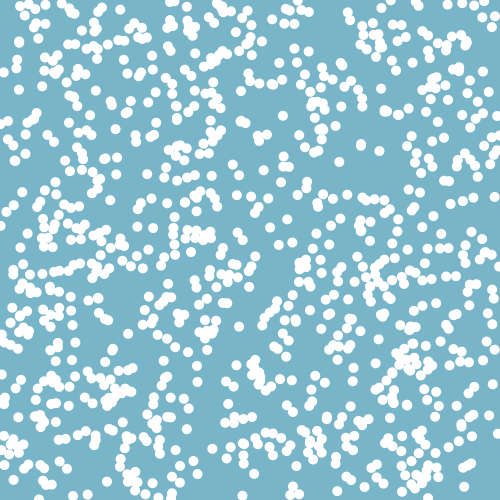
Frame 1 (no input)
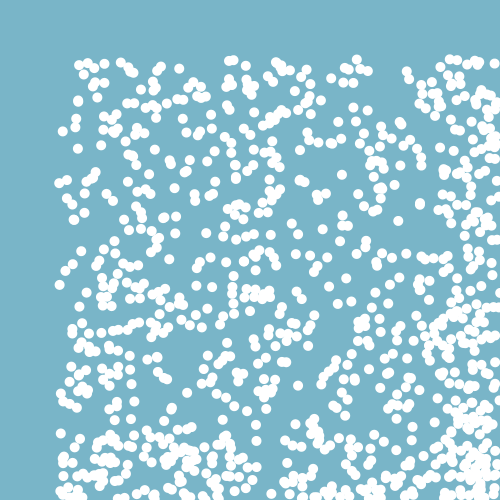
Frame 60 (the mouse pressed at the canvas centre just before this capture)
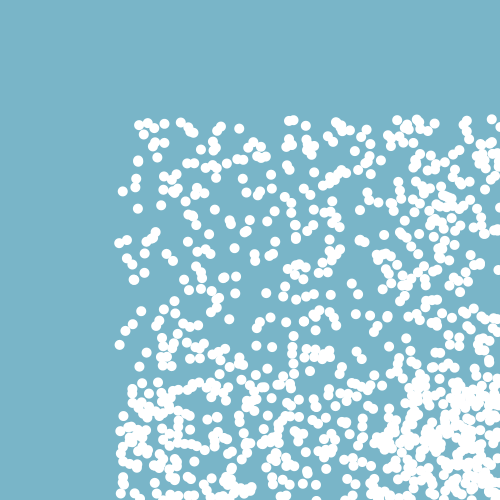
Frame 120 (the mouse held since frame 60 and released just before this capture)

The Processing sketch that drew these frames (run headless with seeded random() and noise(); from frame 60 on, the mouse is pressed at the canvas centre):

// Processing sketch: processing_33738
// ── processing_33738.pde

int numCircles = 1000;
float [] circleX = new float[numCircles];
float [] circleY = new float[numCircles];
float [] velX = new float[numCircles];
float [] velY = new float[numCircles];

void setup(){
  size(500,500);
  smooth();
  noStroke();
 
  for(int i=0; i< numCircles; i++){
    circleX[i] = random(0,500);
    circleY[i] = random(0,500);
    velX[i]=1;
    velY[i]=1;
     
  }
 }

void draw(){
  background(121,181,200);

  for(int i=0; i< numCircles; i++){
  ellipse(circleX[i], circleY[i],10,10);
  circleX[i]=circleX[i]+velX[i];
  circleY[i]=circleY[i]+velY[i];
  if((circleX[i]>width)||(circleX[i]<0)) {
    velX[i]=velX[i]*-1;
  }
  if((circleY[i]>height)||(circleY[i]<0)){
    velY[i]=velY[i]*-1;
  }
  }
}
 
 
 
  
